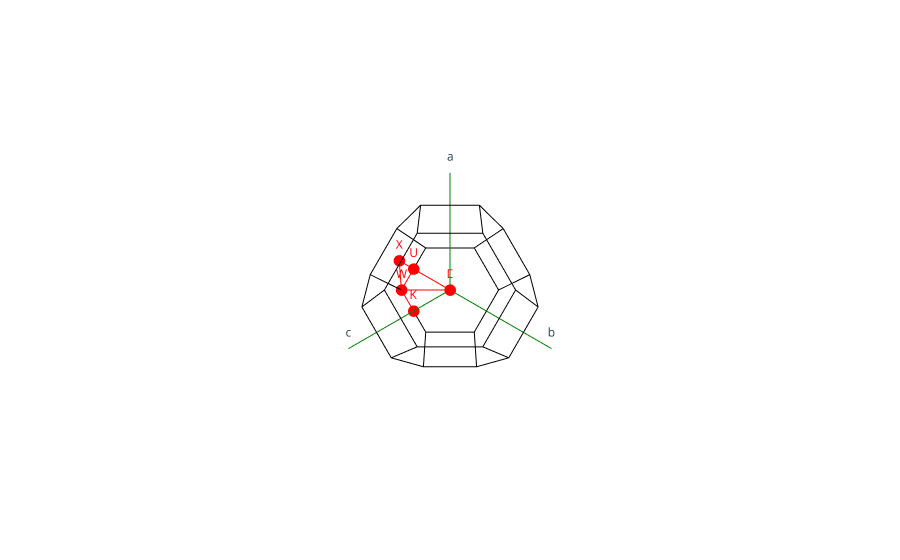

The notebook cell this image was saved under:
### Markdown cell above
Le parcours défini par les vecteurs d'ondes est représenté ci dessous dans la zone de Brillouin.

### Code cell
plot_brillouin_zone(el_bs.structure)

### Figure 1 — Plotly figure (JSON) as saved in the notebook; plotly's stock layout.template omitted (floating-point values rounded to 4 significant figures)
{"data": [{"line": {"color": "green"}, "mode": "lines+text", "showlegend": false, "text": ["", "a"], "type": "scatter3d", "x": [0, -0.8571], "y": [0, -0.8571], "z": [0, 0.8571]}, {"line": {"color": "green"}, "mode": "lines+text", "showlegend": false, "text": ["", "b"], "type": "scatter3d", "x": [0, -0.8571], "y": [0, 0.8571], "z": [0, -0.8571]}, {"line": {"color": "green"}, "mode": "lines+text", "showlegend": false, "text": ["", "c"], "type": "scatter3d", "x": [0, 0.8571], "y": [0, -0.8571], "z": [0, -0.8571]}, {"line": {"color": "black"}, "mode": "lines", "showlegend": false, "text": "", "type": "scatter3d", "x": [0.4286, 0.8571], "y": [0.8571, 0.4286], "z": [0, 0]}, {"line": {"color": "black"}, "mode": "lines", "showlegend": false, "text": "", "type": "scatter3d", "x": [0.4286, 0], "y": [0.8571, 0.8571], "z": [0, 0.4286]}, {"line": {"color": "black"}, "mode": "lines", "showlegend": false, "text": "", "type": "scatter3d", "x": [0.8571, 0.8571], "y": [0.4286, 0], "z": [0, 0.4286]}, {"line": {"color": "black"}, "mode": "lines", "showlegend": false, "text": "", "type": "scatter3d", "x": [0.8571, 0.4286], "y": [0, 0], "z": [0.4286, 0.8571]}, {"line": {"color": "black"}, "mode": "lines", "showlegend": false, "text": "", "type": "scatter3d", "x": [0.4286, 0], "y": [0, 0.4286], "z": [0.8571, 0.8571]}, {"line": {"color": "black"}, "mode": "lines", "showlegend": false, "text": "", "type": "scatter3d", "x": [0, 0], "y": [0.4286, 0.8571], "z": [0.8571, 0.4286]}, {"line": {"color": "black"}, "mode": "lines", "showlegend": false, "text": "", "type": "scatter3d", "x": [-0.4286, -0.8571], "y": [-0.8571, -0.4286], "z": [-1.11e-16, -1.11e-16]}, {"line": {"color": "black"}, "mode": "lines", "showlegend": false, "text": "", "type": "scatter3d", "x": [-0.4286, 1.11e-16], "y": [-0.8571, -0.8571], "z": [-1.11e-16, 0.4286]}, {"line": {"color": "black"}, "mode": "lines", "showlegend": false, "text": "", "type": "scatter3d", "x": [-0.8571, -0.8571], "y": [-0.4286, 1.11e-16], "z": [-1.11e-16, 0.4286]}, {"line": {"color": "black"}, "mode": "lines", "showlegend": false, "text": "", "type": "scatter3d", "x": [-0.8571, -0.4286], "y": [1.11e-16, 1.11e-16], "z": [0.4286, 0.8571]}, {"line": {"color": "black"}, "mode": "lines", "showlegend": false, "text": "", "type": "scatter3d", "x": [-0.4286, 1.11e-16], "y": [1.11e-16, -0.4286], "z": [0.8571, 0.8571]}, {"line": {"color": "black"}, "mode": "lines", "showlegend": false, "text": "", "type": "scatter3d", "x": [1.11e-16, 1.11e-16], "y": [-0.4286, -0.8571], "z": [0.8571, 0.4286]}, {"line": {"color": "black"}, "mode": "lines", "showlegend": false, "text": "", "type": "scatter3d", "x": [1.11e-16, 0.4286], "y": [-0.4286, 0], "z": [0.8571, 0.8571]}, {"line": {"color": "black"}, "mode": "lines", "showlegend": false, "text": "", "type": "scatter3d", "x": [0, -0.4286], "y": [0.4286, 1.11e-16], "z": [0.8571, 0.8571]}, {"line": {"color": "black"}, "mode": "lines", "showlegend": false, "text": "", "type": "scatter3d", "x": [-1.11e-16, -1.11e-16], "y": [-0.8571, -0.4286], "z": [-0.4286, -0.8571]}, {"line": {"color": "black"}, "mode": "lines", "showlegend": false, "text": "", "type": "scatter3d", "x": [-1.11e-16, 0.4286], "y": [-0.8571, -0.8571], "z": [-0.4286, 1.11e-16]}, {"line": {"color": "black"}, "mode": "lines", "showlegend": false, "text": "", "type": "scatter3d", "x": [-1.11e-16, 0.4286], "y": [-0.4286, 1.11e-16], "z": [-0.8571, -0.8571]}, {"line": {"color": "black"}, "mode": "lines", "showlegend": false, "text": "", "type": "scatter3d", "x": [0.4286, 0.8571], "y": [1.11e-16, 1.11e-16], "z": [-0.8571, -0.4286]}, {"line": {"color": "black"}, "mode": "lines", "showlegend": false, "text": "", "type": "scatter3d", "x": [0.8571, 0.8571], "y": [1.11e-16, -0.4286], "z": [-0.4286, 1.11e-16]}, {"line": {"color": "black"}, "mode": "lines", "showlegend": false, "text": "", "type": "scatter3d", "x": [0.8571, 0.4286], "y": [-0.4286, -0.8571], "z": [1.11e-16, 1.11e-16]}, {"line": {"color": "black"}, "mode": "lines", "showlegend": false, "text": "", "type": "scatter3d", "x": [0.8571, 0.8571], "y": [-0.4286, 0], "z": [1.11e-16, 0.4286]}, {"line": {"color": "black"}, "mode": "lines", "showlegend": false, "text": "", "type": "scatter3d", "x": [0.8571, 0.8571], "y": [0.4286, 1.11e-16], "z": [0, -0.4286]}, {"line": {"color": "black"}, "mode": "lines", "showlegend": false, "text": "", "type": "scatter3d", "x": [-0.4286, -1.11e-16], "y": [-0.8571, -0.8571], "z": [-1.11e-16, -0.4286]}, {"line": {"color": "black"}, "mode": "lines", "showlegend": false, "text": "", "type": "scatter3d", "x": [0.4286, 1.11e-16], "y": [-0.8571, -0.8571], "z": [1.11e-16, 0.4286]}, {"line": {"color": "black"}, "mode": "lines", "showlegend": false, "text": "", "type": "scatter3d", "x": [-0.8571, -0.4286], "y": [0.4286, 0.8571], "z": [1.11e-16, 1.11e-16]}, {"line": {"color": "black"}, "mode": "lines", "showlegend": false, "text": "", "type": "scatter3d", "x": [-0.8571, -0.8571], "y": [0.4286, -1.11e-16], "z": [1.11e-16, -0.4286]}, {"line": {"color": "black"}, "mode": "lines", "showlegend": false, "text": "", "type": "scatter3d", "x": [-0.4286, 1.11e-16], "y": [0.8571, 0.8571], "z": [1.11e-16, -0.4286]}, {"line": {"color": "black"}, "mode": "lines", "showlegend": false, "text": "", "type": "scatter3d", "x": [1.11e-16, 1.11e-16], "y": [0.8571, 0.4286], "z": [-0.4286, -0.8571]}, {"line": {"color": "black"}, "mode": "lines", "showlegend": false, "text": "", "type": "scatter3d", "x": [1.11e-16, -0.4286], "y": [0.4286, -1.11e-16], "z": [-0.8571, -0.8571]}, {"line": {"color": "black"}, "mode": "lines", "showlegend": false, "text": "", "type": "scatter3d", "x": [-0.4286, -0.8571], "y": [-1.11e-16, -1.11e-16], "z": [-0.8571, -0.4286]}, {"line": {"color": "black"}, "mode": "lines", "showlegend": false, "text": "", "type": "scatter3d", "x": [-1.11e-16, -0.4286], "y": [-0.4286, -1.11e-16], "z": [-0.8571, -0.8571]}, {"line": {"color": "black"}, "mode": "lines", "showlegend": false, "text": "", "type": "scatter3d", "x": [1.11e-16, 0.4286], "y": [0.4286, 1.11e-16], "z": [-0.8571, -0.8571]}, {"line": {"color": "black"}, "mode": "lines", "showlegend": false, "text": "", "type": "scatter3d", "x": [-0.8571, -0.8571], "y": [-0.4286, -1.11e-16], "z": [-1.11e-16, -0.4286]}, {"line": {"color": "black"}, "mode": "lines", "showlegend": false, "text": "", "type": "scatter3d", "x": [-0.8571, -0.8571], "y": [0.4286, 1.11e-16], "z": [1.11e-16, 0.4286]}, {"line": {"color": "black"}, "mode": "lines", "showlegend": false, "text": "", "type": "scatter3d", "x": [0, -0.4286], "y": [0.8571, 0.8571], "z": [0.4286, 1.11e-16]}, {"line": {"color": "black"}, "mode": "lines", "showlegend": false, "text": "", "type": "scatter3d", "x": [0.4286, 1.11e-16], "y": [0.8571, 0.8571], "z": [0, -0.4286]}, {"line": {"color": "red"}, "mode": "lines", "showlegend": false, "text": "", "type": "scatter3d", "x": [0, 0], "y": [0, -0.8571], "z": [0, 0]}, {"line": {"color": "red"}, "mode": "lines", "showlegend": false, "text": "", "type": "scatter3d", "x": [0, -5.551e-17], "y": [-0.8571, -0.8571], "z": [0, -0.4286]}, {"line": {"color": "red"}, "mode": "lines", "showlegend": false, "text": "", "type": "scatter3d", "x": [-5.551e-17, 0], "y": [-0.8571, -0.6428], "z": [-0.4286, -0.6428]}, {"line": {"color": "red"}, "mode": "lines", "showlegend": false, "text": "", "type": "scatter3d", "x": [0, 0], "y": [-0.6428, 0], "z": [-0.6428, 0]}, {"line": {"color": "red"}, "mode": "lines", "showlegend": false, "text": "", "type": "scatter3d", "x": [0, -0.4286], "y": [0, -0.4286], "z": [0, -0.4286]}, {"line": {"color": "red"}, "mode": "lines", "showlegend": false, "text": "", "type": "scatter3d", "x": [-0.4286, -0.2143], "y": [-0.4286, -0.8571], "z": [-0.4286, -0.2143]}, {"line": {"color": "red"}, "mode": "lines", "showlegend": false, "text": "", "type": "scatter3d", "x": [-0.2143, -5.551e-17], "y": [-0.8571, -0.8571], "z": [-0.2143, -0.4286]}, {"line": {"color": "red"}, "mode": "lines", "showlegend": false, "text": "", "type": "scatter3d", "x": [-5.551e-17, -0.4286], "y": [-0.8571, -0.4286], "z": [-0.4286, -0.4286]}, {"line": {"color": "red"}, "mode": "lines", "showlegend": false, "text": "", "type": "scatter3d", "x": [-0.4286, 0], "y": [-0.4286, -0.6428], "z": [-0.4286, -0.6428]}, {"line": {"color": "red"}, "mode": "lines", "showlegend": false, "text": "", "type": "scatter3d", "x": [-0.2143, 0], "y": [-0.8571, -0.8571], "z": [-0.2143, 0]}, {"marker": {"color": "red", "size": 4}, "mode": "markers+text", "showlegend": false, "text": ["Γ", "K", "L", "U", "W", "X"], "textfont": {"color": "red"}, "type": "scatter3d", "x": [0, 0, -0.4286, -0.2143, -5.551e-17, 0], "y": [0, -0.6428, -0.4286, -0.8571, -0.8571, -0.8571], "z": [0, -0.6428, -0.4286, -0.2143, -0.4286, 0]}], "layout": {"scene": {"xaxis": {"range": [-1.15, 1.15], "visible": false}, "yaxis": {"range": [-1.15, 1.15], "visible": false}, "zaxis": {"range": [-1.15, 1.15], "visible": false}}}}
